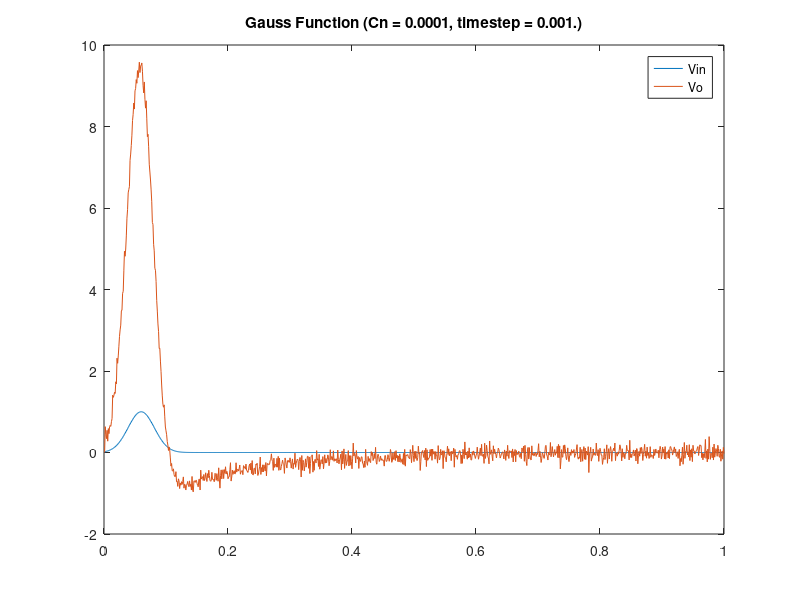
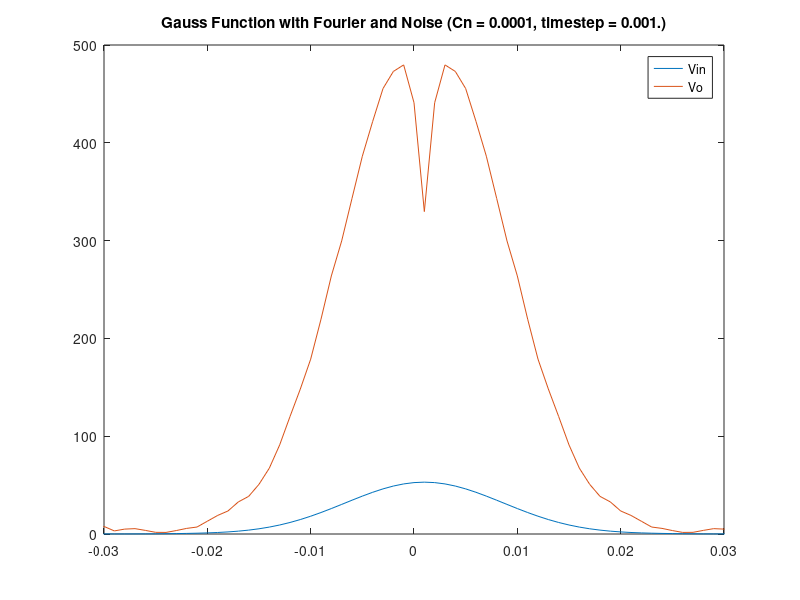

These figures' MATLAB source, in order:
%this code modifies the circuit to include noise
%it includes two models for the added current source: random numbers and
%Gaussian

%begin with MNA setup for circuit
%set values
R1 = 1;
R2 = 2;
L = 0.2;
R3 = 10;
a = 100;
R4 = 0.1;
Ro = 1000;
omega = pi;
Vin = 10;
C1 = 0.25;
C_new = 0.0001; %change this value to see how changing Cn affects bandwidth
In = 0.001;

%set up matrices
C = zeros(7,7);
G = zeros(7,7);
V = zeros(7,1);
F = zeros(7,1);

%add values to matrices
C(1,1) = C1;
C(1,2) = -C1;
C(2,1) = -C1;
C(2,2) = C1;
C(3,3) = C_new;
C(5,7) = -L;


G(1,1) = 1/R1;
G(1,2) = -1/R1;
G(1,6) = 1;
G(2,1) = -1/R1;
G(2,2) = 1/R2 + 1/R1;
G(2,7) = 1;
G(3,3) = 1/R3;
G(3,7) = -1;
G(4,4) = 1;
G(4,7) = -a;
G(5,4) = -1/R4;
G(5,5) = 1/R4 + 1/Ro;
G(6,2) = 1;
G(6,3) = -1;
G(7,1) = 1;

F(7,1) = 1;

start = 1; %starting point for timesteps
step = 1000; %total number of time steps
del = start/step; %time difference between start and stop

%input 3: Gaussian pulse
%set up constants for Gaussian
std = 0.03;
delay = 0.06;
mag = 1;

%set up inputs
F_gauss = zeros(7,1,step);
V_gauss = zeros(7,1,step);

%set up F with Gaussian and random noise
for i = 1:1:step
    F_gauss(3,1,i) = In*randn;
    F_gauss(7,1,i) = exp(-1*((del*i - delay)/std)^2); %sine population
end

%step through FD solution
for i = 2:1:step %need to start at 2 to get indices for V_step to work
    S = C/del + G;
    A = C*V_gauss(:,:,i-1)/del+F_gauss(:,:,i);
    V_gauss(:,:,i) = S\A; %set up V for each step
end

%extract Vin and Vout
Vo = V_gauss(5,1,:);
Vin = V_gauss(1,1,:);

%plot Gauss function and Fourier
figure(1)
plot((1:step).*del, Vin(1,:))
hold on
plot((1:step).*del, Vo(1,:))
title(['Gauss Function (Cn = ',num2str(C_new),', timestep = ',num2str(del),'.)']);
legend('Vin','Vo')

figure(2)
ff = abs(fftshift(fft(Vin(1,:))));
FF = abs(fftshift(fft(Vo(1,:))));
plot(((1:length(ff))/step)-0.5,ff)
hold on
plot(((1:length(FF))/step)-0.5,FF);
title(['Gauss Function with Fourier and Noise (Cn = ',num2str(C_new),', timestep = ',num2str(del),'.)']);
legend('Vin','Vo');
xlim([-0.03 0.03]); %zoom in to area

